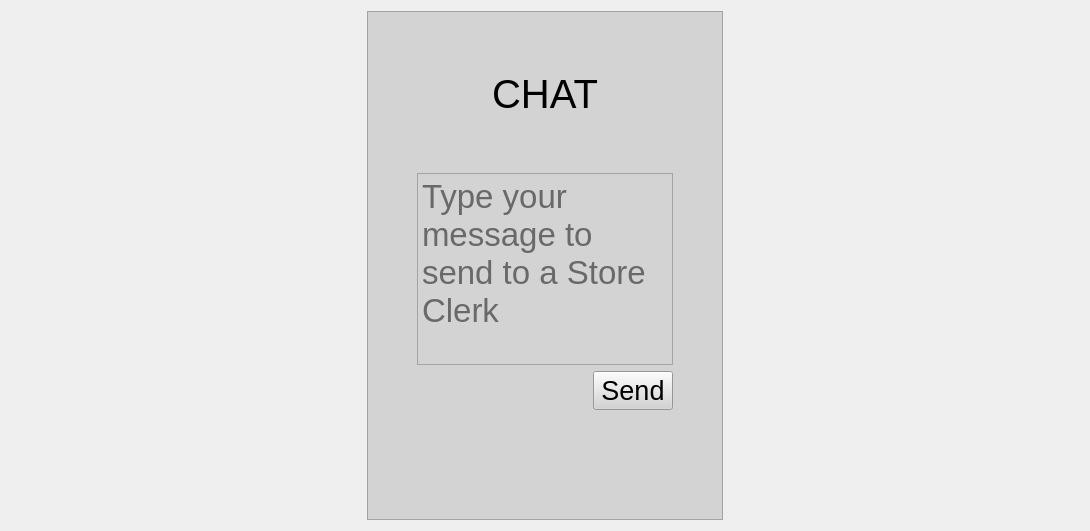
      <widget class="QWidget" name="chatpage">
       <layout class="QVBoxLayout" name="verticalLayout_26">
        <item>
         <layout class="QGridLayout" name="gridLayout_28">
          <item row="0" column="4">
           <widget class="QFrame" name="frame_20">
            <property name="frameShape">
             <enum>QFrame::StyledPanel</enum>
            </property>
            <property name="frameShadow">
             <enum>QFrame::Raised</enum>
            </property>
           </widget>
          </item>
          <item row="0" column="1">
           <spacer name="horizontalSpacer_17">
            <property name="orientation">
             <enum>Qt::Horizontal</enum>
            </property>
            <property name="sizeType">
             <enum>QSizePolicy::Maximum</enum>
            </property>
            <property name="sizeHint" stdset="0">
             <size>
              <width>350</width>
              <height>20</height>
             </size>
            </property>
           </spacer>
          </item>
          <item row="0" column="3">
           <spacer name="horizontalSpacer_18">
            <property name="orientation">
             <enum>Qt::Horizontal</enum>
            </property>
            <property name="sizeType">
             <enum>QSizePolicy::Maximum</enum>
            </property>
            <property name="sizeHint" stdset="0">
             <size>
              <width>350</width>
              <height>20</height>
             </size>
            </property>
           </spacer>
          </item>
          <item row="0" column="0">
           <widget class="QFrame" name="frame_19">
            <property name="frameShape">
             <enum>QFrame::StyledPanel</enum>
            </property>
            <property name="frameShadow">
             <enum>QFrame::Raised</enum>
            </property>
           </widget>
          </item>
          <item row="0" column="2">
           <widget class="QFrame" name="frame_18">
            <property name="sizePolicy">
             <sizepolicy hsizetype="Preferred" vsizetype="Preferred">
              <horstretch>0</horstretch>
              <verstretch>0</verstretch>
             </sizepolicy>
            </property>
            <property name="styleSheet">
             <string notr="true">background-color: lightgray;</string>
            </property>
            <property name="frameShape">
             <enum>QFrame::StyledPanel</enum>
            </property>
            <property name="frameShadow">
             <enum>QFrame::Raised</enum>
            </property>
            <layout class="QGridLayout" name="gridLayout_29">
             <item row="0" column="1">
              <spacer name="verticalSpacer_2">
               <property name="orientation">
                <enum>Qt::Vertical</enum>
               </property>
               <property name="sizeType">
                <enum>QSizePolicy::Maximum</enum>
               </property>
               <property name="sizeHint" stdset="0">
                <size>
                 <width>20</width>
                 <height>50</height>
                </size>
               </property>
              </spacer>
             </item>
             <item row="3" column="1">
              <widget class="QTextEdit" name="chatbox">
               <property name="styleSheet">
                <string notr="true">font-size: 25pt;
</string>
               </property>
               <property name="placeholderText">
                <string>Type your message to send to a Store Clerk</string>
               </property>
              </widget>
             </item>
             <item row="3" column="0">
              <spacer name="horizontalSpacer_19">
               <property name="orientation">
                <enum>Qt::Horizontal</enum>
               </property>
               <property name="sizeType">
                <enum>QSizePolicy::Maximum</enum>
               </property>
               <property name="sizeHint" stdset="0">
                <size>
                 <width>40</width>
                 <height>20</height>
                </size>
               </property>
              </spacer>
             </item>
             <item row="5" column="1">
              <spacer name="verticalSpacer_10">
               <property name="orientation">
                <enum>Qt::Vertical</enum>
               </property>
               <property name="sizeType">
                <enum>QSizePolicy::Maximum</enum>
               </property>
               <property name="sizeHint" stdset="0">
                <size>
                 <width>20</width>
                 <height>100</height>
                </size>
               </property>
              </spacer>
             </item>
             <item row="2" column="1">
              <spacer name="verticalSpacer_9">
               <property name="orientation">
                <enum>Qt::Vertical</enum>
               </property>
               <property name="sizeType">
                <enum>QSizePolicy::Maximum</enum>
               </property>
               <property name="sizeHint" stdset="0">
                <size>
                 <width>20</width>
                 <height>50</height>
                </size>
               </property>
              </spacer>
             </item>
             <item row="3" column="2">
              <spacer name="horizontalSpacer_20">
               <property name="orientation">
                <enum>Qt::Horizontal</enum>
               </property>
               <property name="sizeType">
                <enum>QSizePolicy::Maximum</enum>
               </property>
               <property name="sizeHint" stdset="0">
                <size>
                 <width>40</width>
                 <height>20</height>
                </size>
               </property>
              </spacer>
             </item>
             <item row="1" column="1">
              <widget class="QLabel" name="chattitle">
               <property name="styleSheet">
                <string notr="true">font-size: 30pt;</string>
               </property>
               <property name="text">
                <string>CHAT</string>
               </property>
               <property name="alignment">
                <set>Qt::AlignCenter</set>
               </property>
              </widget>
             </item>
             <item row="4" column="1" alignment="Qt::AlignRight">
              <widget class="QPushButton" name="chatSendButton">
               <property name="styleSheet">
                <string notr="true">font-size: 20pt;</string>
               </property>
               <property name="text">
                <string>Send</string>
               </property>
              </widget>
             </item>
            </layout>
           </widget>
          </item>
         </layout>
        </item>
       </layout>
      </widget>
